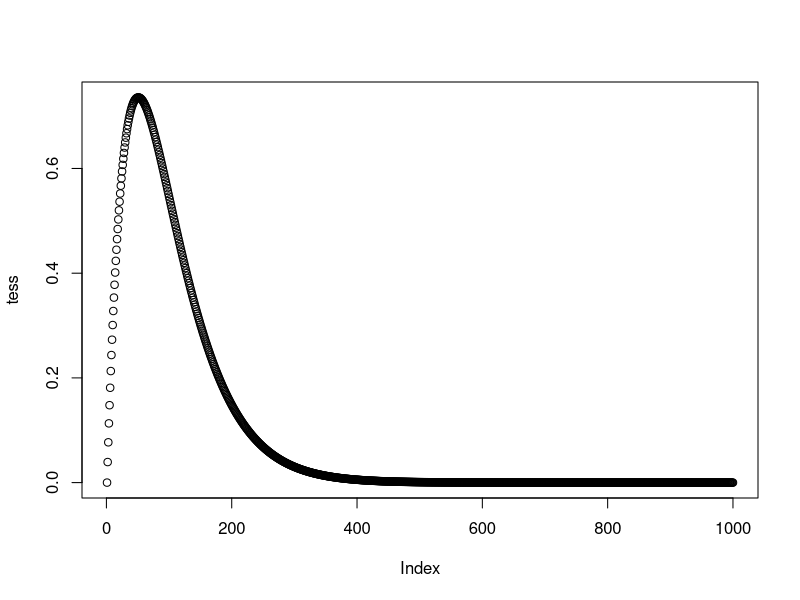

Reproduce this figure in R. (Note: this script raises an error after producing the figure.)
## ---- chunk 1
#pre-sets
length_out <- 1000
x = seq(from = 0, to = 10, length.out = length_out)

#lattice
tess <- dgamma(x, 2, 2)
plot(tess)
mave <- dgamma(x, 1.8, 2)
bo <- dgamma(x, 2, 1.8)
all <- dgamma(x, 1.9, 1.9)

#small
tess_sw <- dgamma(x, 2, 1.9)
mave_sw <- dgamma(x, 2.1, 1.8)
bo_sw <- dgamma(x, 1.9, 1.9)
all_sw <- dgamma(x, 2.2, 1.8)

## ---- chunk 2
#tess ttt
tess <- data.frame(tess)
tess <- tess %>%
  mutate(agent = "Tess",
         network = "lattice") %>%
  rename(time_to_true = "tess")

tess_sw <- data.frame(tess_sw)
tess_sw <- tess_sw %>%
  mutate(agent = "Tess",
         network = "small") %>%
  rename(time_to_true = "tess_sw")

#mave 
mave <- data.frame(mave)
mave <- mave %>%
  mutate(agent = "Mave",
         network = "lattice") %>%
  rename(time_to_true = "mave")

mave_sw <- data.frame(mave_sw)
mave_sw <- mave_sw %>%
  mutate(agent = "Mave",
         network = "small") %>%
  rename(time_to_true = "mave_sw")

#bo 
bo <- data.frame(bo)
bo <- bo %>%
  mutate(agent = "Bo",
         network = "lattice") %>%
  rename(time_to_true = "bo")

bo_sw <- data.frame(bo_sw)
bo_sw <- bo_sw %>%
  mutate(agent = "Bo",
         network = "small") %>%
  rename(time_to_true = "bo_sw")

#all 
all <- data.frame(all)
all <- all %>%
  mutate(agent = "All",
         network = "lattice") %>%
  rename(time_to_true = "all")

all_sw <- data.frame(all_sw)
all_sw <- all_sw %>%
  mutate(agent = "All",
         network = "small") %>%
  rename(time_to_true = "all_sw")

## ---- chunk 3

#time to true lattice
time_lat <- rbind(all, bo, mave, tess)
rm(all, bo, mave, tess)

#time to true small
time_small <- rbind(all_sw, bo_sw, mave_sw, tess_sw)
rm(all_sw, bo_sw, mave_sw, tess_sw)

#binding
nltimeto <- rbind(time_lat, time_small)
write.csv(nltimeto, "bayes/nltimeto.csv", row.names = FALSE)

